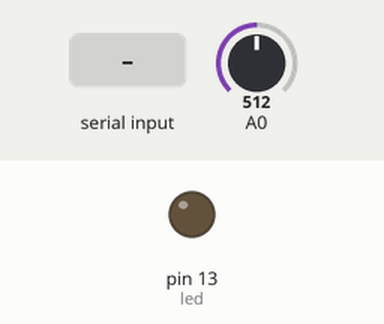
Recording of a sketch running on a simulated Arduino Uno, built with avr-gcc and run on an emulated ATmega328P. Parts: output pins drawn as LEDs (lit = HIGH). Inputs (shaded band) come from the test bench; at power-on: A0 = 512. What the sketch prints to the serial monitor is not drawn.

Above: at 1.2 s.
1.3 s: "30,150\n" received over Serial
2.9 s: A0 set to 716
4.5 s: A0 set to 900
Timing chart, 0 to 7.5 s (numbered marks = the images above; inputs shaded):
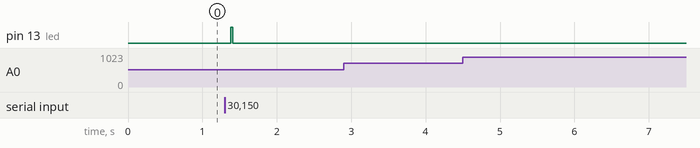

The sketch:

processingSerialDuplex.ino
```cpp
const byte led = 13;
int inByte = -1;
int outByte =-1;

void setup() {
  Serial.begin(9600);
  pinMode(13, OUTPUT);
  pinMode(A0, INPUT);
}

void loop() {
  if (Serial.available())
  {
    inByte = Serial.read() - '0';  //converting ascii value to integer


    if (inByte == 1)
    {
      digitalWrite(led, HIGH);
    } else {
      digitalWrite(led, LOW);
    }
  }

  outByte= analogRead(A0);
  Serial.write(outByte);
  delay(25);

}
```

Measured:
- after the input at 1.3 s, pin 13 (led): LOW → HIGH after 0.08 s, → LOW 0.03 s later
- after the input at 2.9 s, every drawn part: stays the same
- after the input at 4.5 s, every drawn part: stays the same
